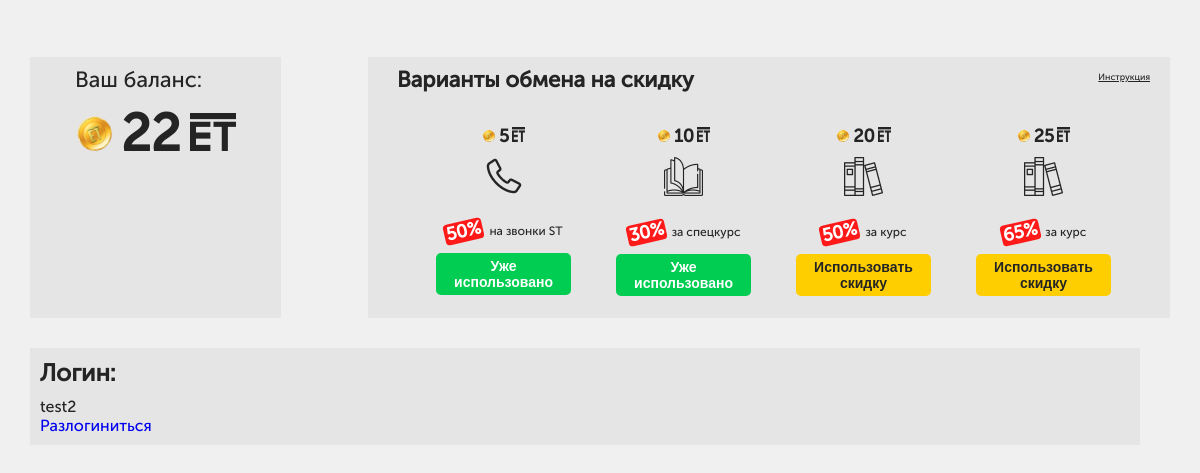
/ (signed in), run on the app's committed database.
### tables this page shows
CREATE TABLE `products` (
  `id` int(11) NOT NULL,
  `skidka` varchar(64) NOT NULL,
  `description` varchar(255) NOT NULL,
  `price` int(11) NOT NULL,
  `imgsrc` varchar(128) NOT NULL
);

### functions/template.php (called while the page is built, shortened)
<?php
function include_template($name, array $data = []) {
    $name = 'templates/' . $name;
    extract($data);
    require $name;
    $result = ob_get_clean();
    return $result;
}

### functions/db.php (called while the page is built, shortened)
<?php
function getUserId($link, $login){
    $sql = "SELECT id FROM users WHERE login =" . "'" . $login . "'";
    $result = mysqli_query($link, $sql);
    $id = mysqli_fetch_all($result, MYSQLI_ASSOC);
    return $id[0]['id'];
}
function getProduct($link){
    $sql = "SELECT * FROM products";
    $result = mysqli_query($link, $sql);
    $products = mysqli_fetch_all($result, MYSQLI_ASSOC);
    return $products;
}
function getUserProduct($link, $login){
    $id = getUserId($link, $login);
    $sql = "SELECT product_id FROM orders_users WHERE user_id=" . $id;
    $result = mysqli_query($link, $sql);
    $userProducts = mysqli_fetch_all($result, MYSQLI_ASSOC);
    return $userProducts;
}

### templates/main.php (the view, shortened to what this page needs)
<!DOCTYPE html>
<html>
<head>
	<link rel="stylesheet" type="text/css" href="/css/style.css">
</head>
<body>
	<main class="container">
        <?php if(isset($_SESSION['authorization'])):?>
		<section class="balance">
			<h2 class="balance__title">Ваш баланс:</h2>
			<div class="schet">
				<img class="schet__coin" src="/assets/coin.png" width="40" height="40">
				<span><?=$_SESSION['balance'];?></span>
				<img class="schet__et" src="/assets/et.png" height="38" width="46">
			</div>
		</section>
		<section class="obmen">
			<h2 class="obmen__title">Варианты обмена на скидку</h2>
			<a class="obmen-href-modal">Инструкция</a>
			<ul class="obmen-list">
				<?php foreach ($products as $product) :?>
					<li class="obmen-item" id="tovar-<?=$product['id']?>">
						<div class="schet">
							<img class="schet__coin" src="/assets/coin.png" width="14" height="14">
							<span><?=$product['price']?></span>
							<img class="schet__et" src="/assets/et.png" height="15" width="13">
						</div>
						<img class="obmen-item__img" src="<?=$product['imgsrc']?>">
						<div class="skidka-info">
							<span class="skidka-info__cifra"><?=$product['skidka']?></span> <span class="skidka-info__txt"><?=$product['description']?></span>
						</div>
						<?php if(in_array($product['id'], $userProducts)):?>
							<button class="obmen-item__button obmen-item__button--active">Уже использовано</button>
						<?php else:?>
							<form method="post">
								<button type="submit" class="obmen-item__button obmen-item__button--yellow">Использовать скидку</button>
							</form>
						<?php endif;?>
					</li>
				<?php endforeach?>
			</ul>
		</section>
        <?php endif;?>
		<section class="authorization">
			<?php if($_SESSION['authorization'] !==1):?>
				<h2>Авторизация</h2>
				<form method="post">
					<input name="login" type="text">
					<input name="pass" type="password">
					<input type="submit" value="Войти">
				</form>
			<?php else:?>
				<h2>Логин:</h2>
				<p><?=$_SESSION['userName']?></p>
				<a href = "/logout.php">Разлогиниться</a>
			<?php endif;?>
		</section>
	</main>
</body>
</html>

### index.php (shortened to what this page needs)
<?php
require_once __DIR__ . '/init.php';
if($_SERVER['REQUEST_METHOD'] === 'GET'){
	$errors = [];
}
$products = [];
$userProducts = [];
if(isset($_SESSION['login'])){
	$products = getProduct($link);
	$dbUserProducts = getUserProduct($link, $_SESSION['login']);
	if($dbUserProducts){
		foreach ($dbUserProducts as $product) {
			array_push($userProducts, $product['product_id']);
		}
	}
}
$layout_content = include_template('main.php',[
	'products' => $products,
	'userProducts' => $userProducts,
	'errors' => $errors,
]);
print($layout_content);

### css/style.css (style rules this page uses)
:root { --black: #242424; --light-grey: #F0F0F0; --grey: rgb(106 106 106 / 8%); --green: #00CD52; --red: #FF1A1A; --yellow: #FECE00; --white: #ffffff; }
body { font-family: museoreg; font-weight: 400; color: var(--black); padding: 0; margin: 0; background: var(--light-grey); }
h1, h2, h3, h4, h5 { margin: 0; }
p { margin: 0; }
button { border: 0; cursor: pointer; }
ul { margin: 0; padding: 0; }
li { list-style: none; }
a { text-decoration: none; cursor: pointer; }
div, section, main { box-sizing: border-box; }
.container { max-width:1140px; margin: auto; margin-top: 57px; margin-bottom: 93px; justify-content: space-between; }
section { background-color: var(--grey); }
main { display: flex; flex-wrap: wrap; }
.obmen,.balance { margin-bottom: 30px; }
.balance { padding: 16px 45px; display: flex; flex-direction: column; flex-wrap: wrap; }
.balance__title { font-weight: 400; font-size: 22px; line-height: 13px; margin-bottom: 26px; }
.schet { display: flex; flex-wrap: wrap; align-items: center; margin: 0 auto; }
.schet__coin { transform: rotate(-10.32deg); margin-right: 6px; }
.schet__et { margin-left: 9px; margin-bottom: 3px; }
.schet span { font-weight: 600; font-size: 52px; line-height: 43px; }
.obmen { padding: 16px 29px; padding-bottom: 22px; position: relative; max-width: 802px; width: 802px; display: flex; flex-direction: column; }
.obmen__title { font-weight: 600; font-size: 22px; line-height: 13px; margin-bottom: 41px; }
.obmen .schet__coin { transform: none; }
.obmen-list { display: flex; flex-wrap: wrap; margin-left: 39px; }
.obmen-item { display: flex; flex-wrap: wrap; flex-direction: column; align-items: center; margin-right: 45px; }
.obmen-item:last-child { margin-right: 0; }
.obmen-item span { font-weight: 600; font-size: 18px; line-height: 13px; }
.obmen-item .schet { margin-bottom: 12px; }
.obmen-item .schet__coin { margin-right: 3px; }
.obmen-item .schet__et { margin-left: 3px; }
.obmen-item__button { border-radius: 5px; padding: 5px 16px; font-weight: 600; font-size: 14px; line-height: 16px; max-width: 135px; }
.obmen-item__button--yellow { color: var(--black); background:var(--yellow); transition: 0.8s; }
.obmen-item .obmen-item__button--active { color: var(--white); background: var(--green); cursor: default; }
.obmen-item__img { margin-bottom: 14px; }
.obmen-href-modal { position: absolute; top: 11px; right: 20px; font-weight: 300; font-size: 9px; line-height: 18px; text-decoration-line: underline; transition: 0.8s; }
.skidka-info { display: flex; flex-wrap: wrap; align-items: center; margin: 10px auto; }
.skidka-info__cifra { padding: 4px 2px; background: #FF1A1A; border-radius: 4px; transform: rotate(-12.65deg); font-weight: 600; font-size: 14px; line-height: 13px; color: var(--white); margin-right: 6px; }
.skidka-info .skidka-info__txt { font-weight: 400; font-size: 12px; line-height: 24px; }
.authorization { flex-grow: 1; margin-right: 30px; margin-bottom: 10px; }
.authorization,.errors, input { padding: 10px; }
.authorization h2 { margin-bottom: 10px; }

### data on the page
products: price "5", imgsrc (picture), skidka "50%", description "на звонки ST", shows "Уже использовано"
products: price "10", imgsrc (picture), skidka "30%", description "за спецкурс", shows "Уже использовано"
products: price "20", imgsrc (picture), skidka "50%", description "за курс"
products: price "25", imgsrc (picture), skidka "65%", description "за курс"

### other printed values
$_SESSION['balance'] "22"
$_SESSION['userName'] "test2"
